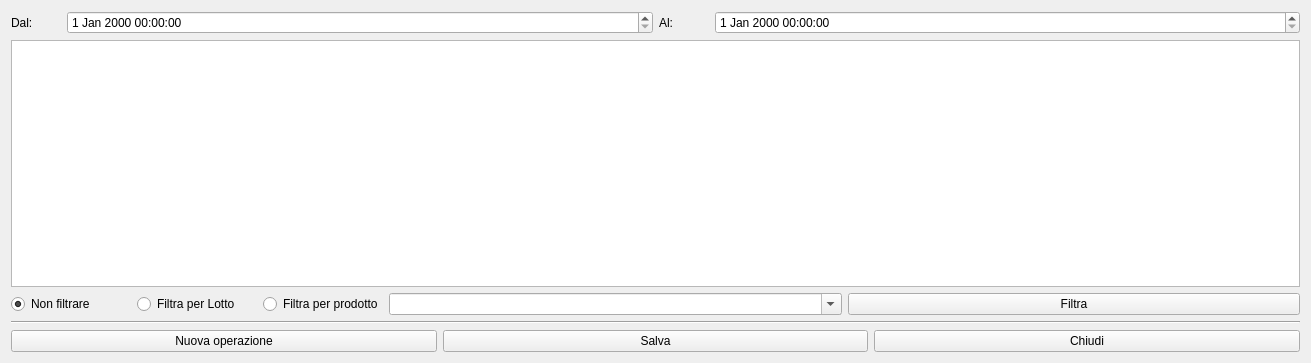
<?xml version="1.0" encoding="UTF-8"?>
<ui version="4.0">
 <class>HWarehouse</class>
 <widget class="QWidget" name="HWarehouse">
  <property name="windowModality">
   <enum>Qt::ApplicationModal</enum>
  </property>
  <property name="geometry">
   <rect>
    <x>0</x>
    <y>0</y>
    <width>1311</width>
    <height>363</height>
   </rect>
  </property>
  <property name="windowTitle">
   <string>Magazzino</string>
  </property>
  <property name="windowIcon">
   <iconset resource="icons.qrc">
    <normaloff>:/Resources/modlots.png</normaloff>:/Resources/modlots.png</iconset>
  </property>
  <layout class="QVBoxLayout" name="verticalLayout">
   <item>
    <layout class="QGridLayout" name="gridLayout">
     <item row="0" column="0">
      <widget class="QLabel" name="label">
       <property name="maximumSize">
        <size>
         <width>50</width>
         <height>16777215</height>
        </size>
       </property>
       <property name="text">
        <string>Dal:</string>
       </property>
      </widget>
     </item>
     <item row="0" column="1">
      <widget class="QDateTimeEdit" name="deDateFrom"/>
     </item>
     <item row="0" column="2">
      <widget class="QLabel" name="label_2">
       <property name="maximumSize">
        <size>
         <width>50</width>
         <height>16777215</height>
        </size>
       </property>
       <property name="text">
        <string>Al:</string>
       </property>
      </widget>
     </item>
     <item row="0" column="3">
      <widget class="QDateTimeEdit" name="deDateTo"/>
     </item>
    </layout>
   </item>
   <item>
    <widget class="QTableView" name="tableView">
     <property name="selectionBehavior">
      <enum>QAbstractItemView::SelectRows</enum>
     </property>
     <property name="sortingEnabled">
      <bool>true</bool>
     </property>
     <attribute name="horizontalHeaderStretchLastSection">
      <bool>true</bool>
     </attribute>
     <attribute name="verticalHeaderVisible">
      <bool>false</bool>
     </attribute>
    </widget>
   </item>
   <item>
    <layout class="QGridLayout" name="gridLayout_2">
     <item row="0" column="3">
      <widget class="QComboBox" name="cbFilter">
       <property name="editable">
        <bool>true</bool>
       </property>
       <property name="insertPolicy">
        <enum>QComboBox::NoInsert</enum>
       </property>
      </widget>
     </item>
     <item row="0" column="2">
      <widget class="QRadioButton" name="rbProdFilter">
       <property name="maximumSize">
        <size>
         <width>120</width>
         <height>16777215</height>
        </size>
       </property>
       <property name="text">
        <string>Filtra per prodotto</string>
       </property>
      </widget>
     </item>
     <item row="0" column="1">
      <widget class="QRadioButton" name="rbLotfilter">
       <property name="maximumSize">
        <size>
         <width>120</width>
         <height>16777215</height>
        </size>
       </property>
       <property name="text">
        <string>Filtra per Lotto</string>
       </property>
      </widget>
     </item>
     <item row="0" column="0">
      <widget class="QRadioButton" name="rbNoFilter">
       <property name="maximumSize">
        <size>
         <width>120</width>
         <height>16777215</height>
        </size>
       </property>
       <property name="text">
        <string>Non filtrare</string>
       </property>
       <property name="checked">
        <bool>true</bool>
       </property>
      </widget>
     </item>
     <item row="0" column="4">
      <widget class="QPushButton" name="pushButton">
       <property name="text">
        <string>Filtra</string>
       </property>
       <property name="icon">
        <iconset resource="icons.qrc">
         <normaloff>:/Resources/Search.PNG</normaloff>:/Resources/Search.PNG</iconset>
       </property>
       <property name="iconSize">
        <size>
         <width>24</width>
         <height>24</height>
        </size>
       </property>
      </widget>
     </item>
    </layout>
   </item>
   <item>
    <widget class="Line" name="line">
     <property name="orientation">
      <enum>Qt::Horizontal</enum>
     </property>
    </widget>
   </item>
   <item>
    <layout class="QHBoxLayout" name="horizontalLayout">
     <item>
      <widget class="QPushButton" name="pushButton_2">
       <property name="text">
        <string>Nuova operazione</string>
       </property>
       <property name="icon">
        <iconset resource="icons.qrc">
         <normaloff>:/Resources/Actions-configure-icon.png</normaloff>:/Resources/Actions-configure-icon.png</iconset>
       </property>
       <property name="iconSize">
        <size>
         <width>32</width>
         <height>32</height>
        </size>
       </property>
      </widget>
     </item>
     <item>
      <widget class="QPushButton" name="pushButton_3">
       <property name="text">
        <string>Salva</string>
       </property>
       <property name="icon">
        <iconset resource="icons.qrc">
         <normaloff>:/Resources/save-icon.png</normaloff>:/Resources/save-icon.png</iconset>
       </property>
       <property name="iconSize">
        <size>
         <width>32</width>
         <height>32</height>
        </size>
       </property>
      </widget>
     </item>
     <item>
      <widget class="QPushButton" name="pushButton_4">
       <property name="text">
        <string>Chiudi</string>
       </property>
       <property name="icon">
        <iconset resource="icons.qrc">
         <normaloff>:/Resources/Actions-window-close-icon.png</normaloff>:/Resources/Actions-window-close-icon.png</iconset>
       </property>
       <property name="iconSize">
        <size>
         <width>32</width>
         <height>32</height>
        </size>
       </property>
      </widget>
     </item>
    </layout>
   </item>
  </layout>
 </widget>
 <resources>
  <include location="icons.qrc"/>
 </resources>
 <connections/>
</ui>
